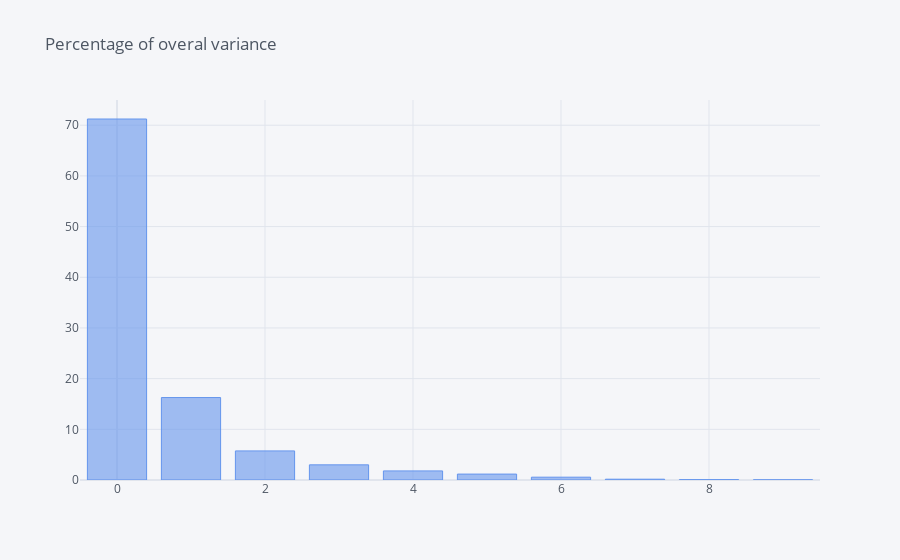

Source (notebook cell):
### Code cell
(df_eigval['Explained proportion'][:10]*100).iplot(kind='bar', title='Percentage of overal variance', color='cornflowerblue')

### Figure 1 — Plotly figure (JSON) as saved in the notebook; plotly's stock layout.template omitted (floating-point values rounded to 4 significant figures)
{"data": [{"marker": {"color": "rgba(100, 149, 237, 0.6)", "line": {"color": "rgba(100, 149, 237, 1.0)", "width": 1}}, "name": "Explained proportion", "orientation": "v", "text": "", "type": "bar", "x": [0, 1, 2, 3, 4, 5, 6, 7, 8, 9], "y": [71.23, 16.27, 5.738, 2.989, 1.792, 1.168, 0.5555, 0.1579, 0.06825, 0.03158]}], "layout": {"legend": {"bgcolor": "#F5F6F9", "font": {"color": "#4D5663"}}, "paper_bgcolor": "#F5F6F9", "plot_bgcolor": "#F5F6F9", "title": {"font": {"color": "#4D5663"}, "text": "Percentage of overal variance"}, "xaxis": {"gridcolor": "#E1E5ED", "showgrid": true, "tickfont": {"color": "#4D5663"}, "title": {"font": {"color": "#4D5663"}, "text": ""}, "zerolinecolor": "#E1E5ED"}, "yaxis": {"gridcolor": "#E1E5ED", "showgrid": true, "tickfont": {"color": "#4D5663"}, "title": {"font": {"color": "#4D5663"}, "text": ""}, "zerolinecolor": "#E1E5ED"}}}
